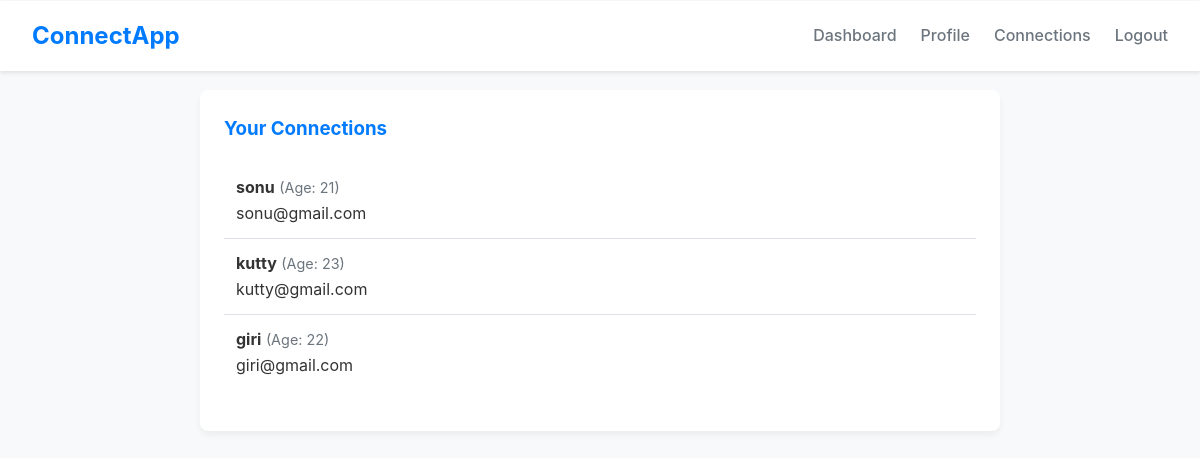
The app's page /connections (signed in) with its own data.
### connectapp/models.py (models this page shows, shortened)
class User(UserMixin, db.Model):
    id = db.Column(db.Integer, primary_key=True)
    name = db.Column(db.String(100), nullable=False)
    age = db.Column(db.Integer, nullable=False)
    email = db.Column(db.String(100), unique=True, nullable=False)
    password_hash = db.Column(db.String(128))
    referral_code = db.Column(db.String(8), unique=True, nullable=False)
    profile_pic = db.Column(db.String(200), default='default.jpg')
    score = db.Column(db.Integer, default=0)
    tasks = db.relationship('DailyTask', backref='user', lazy=True)
    friends = db.relationship('User',
                             secondary=connections,
                             primaryjoin=(connections.c.user_id == id),
                             secondaryjoin=(connections.c.friend_id == id),
                             backref=db.backref('followers', lazy='dynamic'),
                             lazy='dynamic')

### connectapp/routes/profile_routes.py (the view)
@profile_bp.route('/connections')
@login_required
def connections():
    friends = current_user.friends.all()
    return render_template('connections.html', friends=friends)

### connectapp/__init__.py (called while the page is built)
def create_app():
    project_root = os.path.abspath(os.path.join(os.path.dirname(__file__), '..'))
    app = Flask(
        __name__,
        template_folder=os.path.join(project_root, 'connectapp', 'templates'), # Explicitly set template folder path
        static_folder=os.path.join(project_root, 'static') # Explicitly set static folder path
    )
    app.config.from_object(Config)
    db.init_app(app)
    login_manager.init_app(app)
    @login_manager.user_loader
    def load_user(user_id):
        return User.query.get(int(user_id))
    with app.app_context():
        db.create_all()  # Create database tables
    app.register_blueprint(auth_bp, url_prefix='/')
    app.register_blueprint(dashboard_bp, url_prefix='/')
    app.register_blueprint(profile_bp, url_prefix='/')
    return app

### connectapp/templates/connections.html (shortened to what this page needs)
{% extends 'base.html' %}
{% block content %}
<div class="card">
  <h3>Your Connections</h3>
  {% if friends %}
    <ul class="connections-list">
    {% for friend in friends %}
      <li>
        <span class="friend-name">{{ friend.name }}</span>
        <span class="friend-age">(Age: {{ friend.age }})</span><br>
        <span class="friend-email">{{ friend.email }}</span>
      </li>
    {% endfor %}
    </ul>
  {% else %}
    <p>You have no connections yet.</p>
  {% endif %}
</div>
{% endblock %}

### static/css/style.css (style rules this page uses)
:root { --primary-color: #007bff; --secondary-color: #6c757d; --background-color: #f8f9fa; --card-bg-color: #ffffff; --text-color: #333; --border-color: #dee2e6; --success-color: #28a745; --error-color: #dc3545; --warning-color: #ffc107; --info-color: #17a2b8; --timer-color: rgba(255, 0, 0, 0.721); }
body { font-family: -apple-system, BlinkMacSystemFont, 'Segoe UI', Roboto, 'Helvetica Neue', Arial, sans-serif; margin: 0; background-color: var(--background-color); color: var(--text-color); line-height: 1.6; }
.card { background-color: var(--card-bg-color); padding: 1.5rem; margin-bottom: 1.5rem; border-radius: 8px; box-shadow: 0 4px 6px rgba(0, 0, 0, 0.05); }
.card h3 { margin-top: 0; color: var(--primary-color); }
.connections-list { list-style: none; padding: 0; }
.connections-list li { padding: 0.75rem; border-bottom: 1px solid var(--border-color); }
.connections-list li:last-child { border-bottom: none; }
.friend-name { font-weight: bold; }
.friend-age { color: var(--secondary-color); font-size: 0.9em; }

### records on screen
User: name "sonu", age "21", email "sonu@gmail.com"
User: name "kutty", age "23", email "kutty@gmail.com"
User: name "giri", age "22", email "giri@gmail.com"
